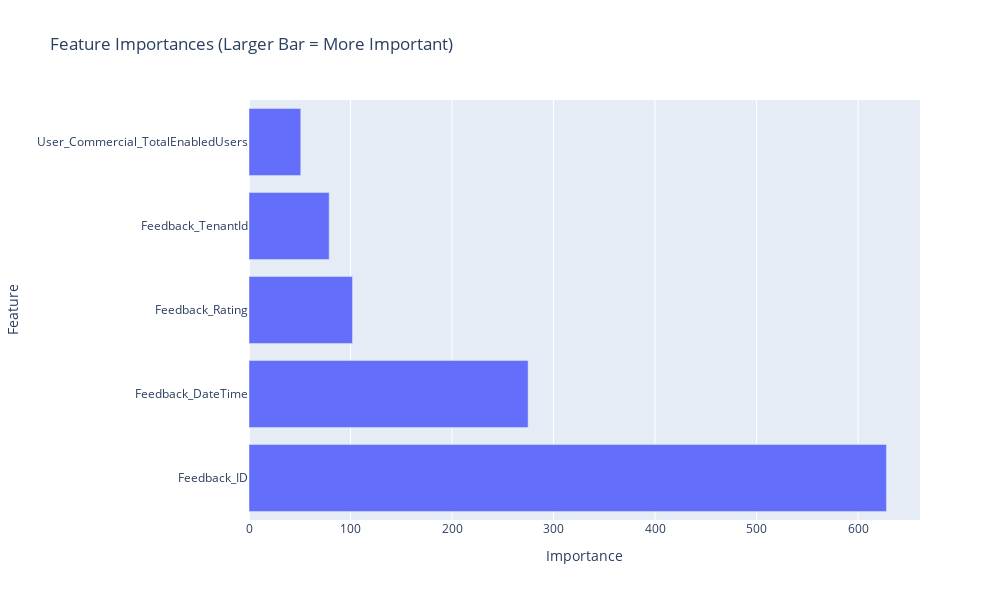

Here is the notebook cell this chart was saved with:
### Code cell
a, b = find_drivers(sample_df, 'Feedback_RatingValue', 'lgb', num_top_features = 5, tune_params = True, 
                 task = 'classification', binary_or_multiclass = 'binary', method = 'tree', big_data = True, plot = True)

### Figure 1 — Plotly figure (JSON) as saved in the notebook; plotly's stock layout.template omitted (floating-point values rounded to 4 significant figures)
{"data": [{"alignmentgroup": "True", "hovertemplate": "Importance=%{x}<br>Feature=%{y}<extra></extra>", "legendgroup": "", "marker": {"color": "#636efa"}, "name": "", "offsetgroup": "", "orientation": "h", "showlegend": false, "textposition": "auto", "type": "bar", "x": [628, 275, 102, 79, 51], "xaxis": "x", "y": ["Feedback_ID", "Feedback_DateTime", "Feedback_Rating", "Feedback_TenantId", "User_Commercial_TotalEnabledUsers"], "yaxis": "y"}], "layout": {"barmode": "relative", "height": 600, "legend": {"tracegroupgap": 0}, "title": {"text": "Feature Importances (Larger Bar = More Important)"}, "width": 1000, "xaxis": {"anchor": "y", "autorange": true, "domain": [0, 1], "range": [0, 661.1], "title": {"text": "Importance"}, "type": "linear"}, "yaxis": {"anchor": "x", "autorange": true, "domain": [0, 1], "range": [-0.5, 4.5], "title": {"text": "Feature"}, "type": "category"}}}
